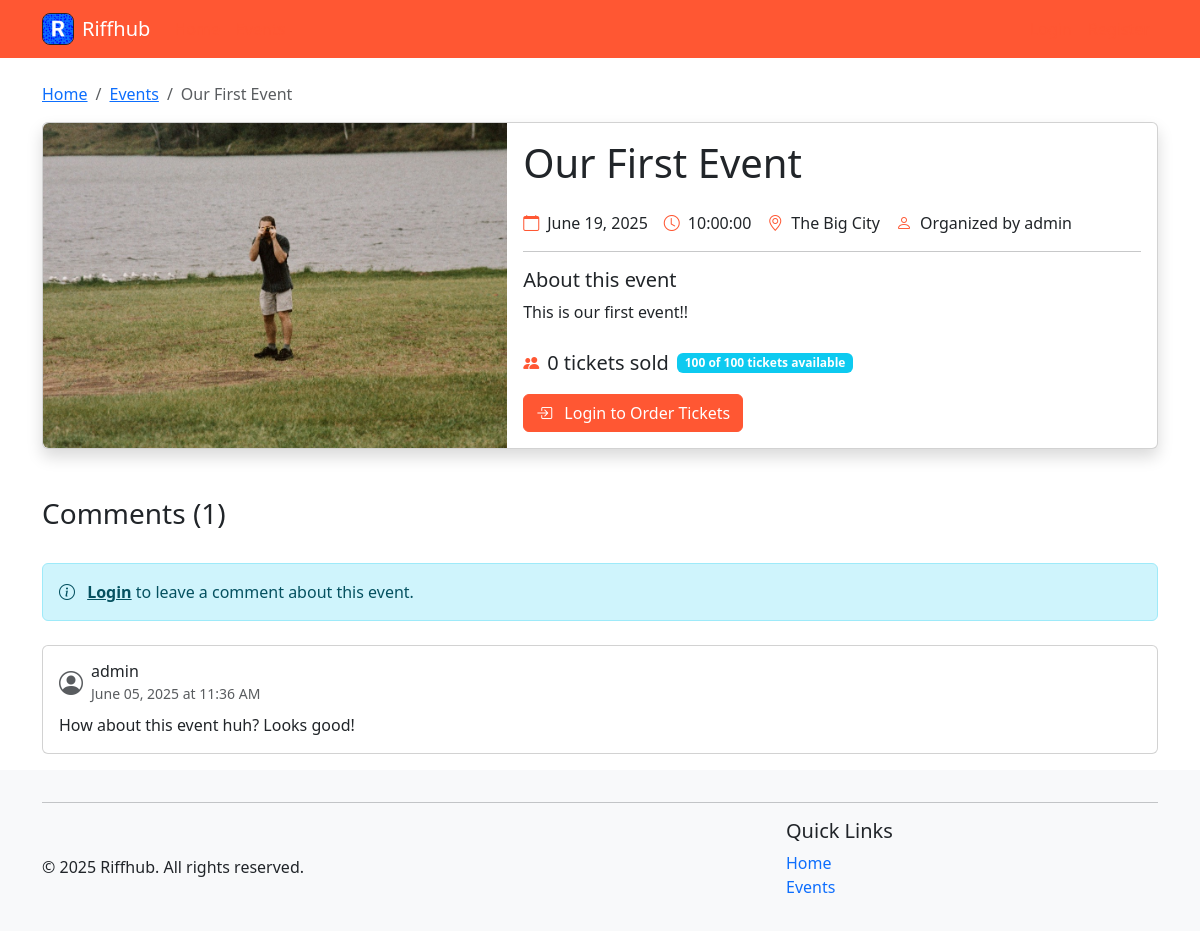
Before: /events/1 with the older database file.
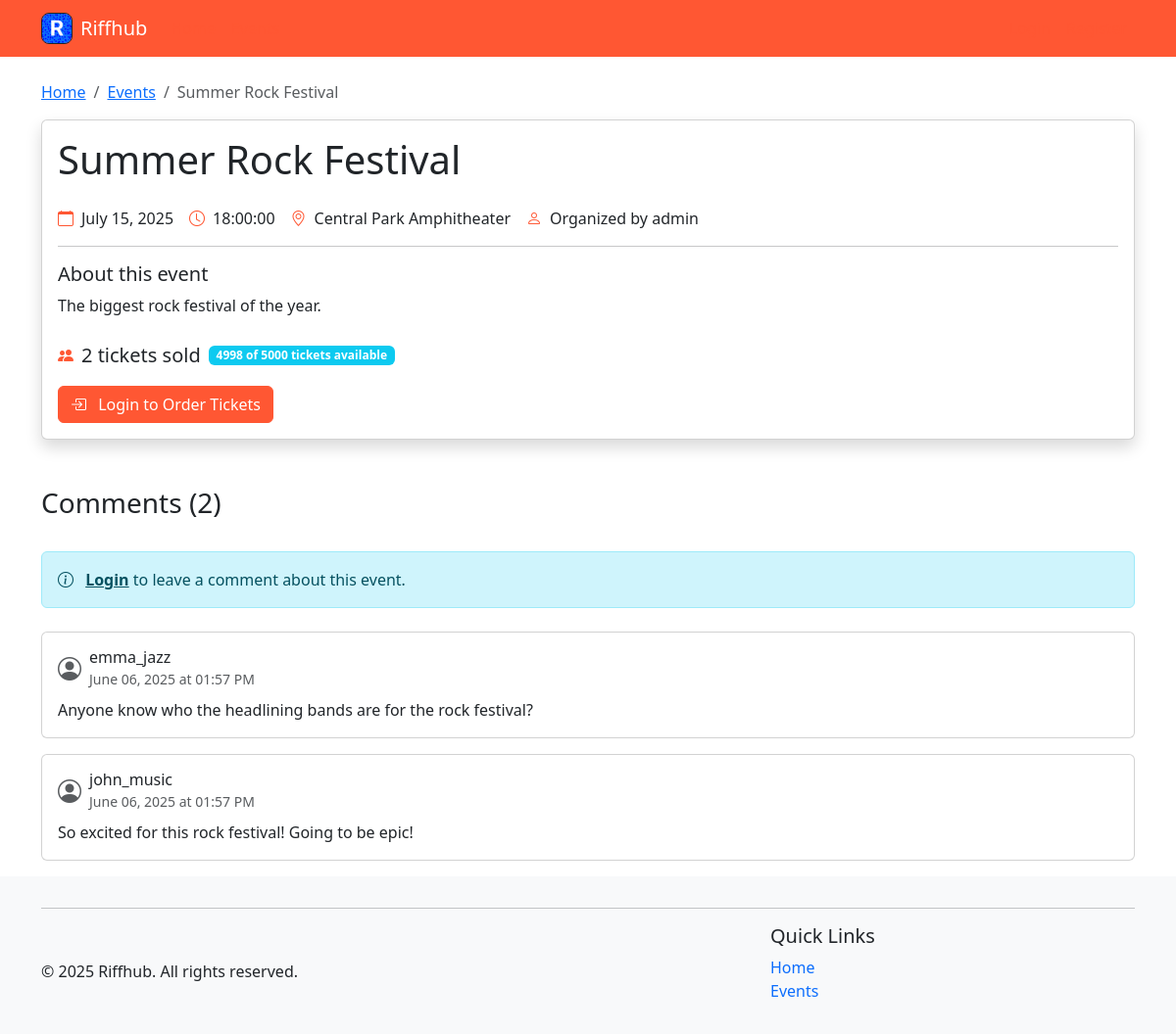
After: the same page with the newer database file.
### riffhub/models.py (models this page shows, shortened)
class Event(db.Model):
    __tablename__ = 'events'
    id = db.Column(db.Integer, primary_key=True)
    title = db.Column(db.String(120), nullable=False)
    description = db.Column(db.Text)
    genre_id = db.Column(db.Integer, db.ForeignKey('genres.id'))
    date = db.Column(db.Date, nullable=False)
    time = db.Column(Time, nullable=False)
    location = db.Column(db.String(120))
    image = db.Column(db.String(255))
    capacity = db.Column(db.Integer, default=0)  # 0 means unlimited capacity
    price = db.Column(db.Double, default=0)  # 0 means free entry
    organizer_id = db.Column(db.Integer, db.ForeignKey('users.id'))
    created_at = db.Column(db.DateTime, default=datetime.utcnow)
    tickets = db.relationship('Ticket', backref='event', lazy='dynamic', cascade='all, delete-orphan')
    comments = db.relationship('Comment', backref='event', lazy='dynamic', cascade='all, delete-orphan')
    @property
    def ticket_count(self):
        from riffhub.models import Order  # Import here to avoid circular imports
        return db.session.query(db.func.sum(Ticket.quantity))\
            .join(Order)\
            .filter(Ticket.event_id == self.id)\
            .filter(Order.status == 'completed')\
            .scalar() or 0
    @property
    def is_full(self):
        return self.capacity > 0 and self.ticket_count >= self.capacity
    @property
    def available_tickets(self):
        if self.capacity <= 0:  # Unlimited capacity
            return None
        return max(0, self.capacity - self.ticket_count)

class User(db.Model):
    __tablename__ = 'users'
    id = db.Column(db.Integer, primary_key=True)
    username = db.Column(db.String(80), unique=True, nullable=False)
    email = db.Column(db.String(120), unique=True, nullable=False)
    password_hash = db.Column(db.String(128), nullable=False)
    created_at = db.Column(db.DateTime, default=datetime.utcnow)
    events = db.relationship('Event', backref='organizer', lazy='dynamic', cascade='all, delete-orphan')
    orders = db.relationship('Order', backref='user', lazy='dynamic', cascade='all, delete-orphan')
    comments = db.relationship('Comment', backref='user', lazy='dynamic', cascade='all, delete-orphan')
    genres = db.relationship('Genre', backref='user', lazy='dynamic', cascade='all, delete-orphan')
    @property
    def password(self):
        raise AttributeError('password is not a readable attribute')

class Comment(db.Model):
    __tablename__ = 'comments'
    id = db.Column(db.Integer, primary_key=True)
    user_id = db.Column(db.Integer, db.ForeignKey('users.id'), nullable=False)
    event_id = db.Column(db.Integer, db.ForeignKey('events.id'), nullable=False)
    body = db.Column(db.Text, nullable=False)
    created_at = db.Column(db.DateTime, default=datetime.utcnow)

### riffhub/blueprints/events/routes.py (the view, shortened to what this page needs)
@bp.route('/<int:event_id>')
def detail(event_id):
    event = Event.query.get_or_404(event_id)
    has_tickets = False
    ticket_count = 0
    comments = Comment.query.filter_by(event_id=event_id).order_by(Comment.created_at.desc()).all()
    comment_form = None
    delete_form = None
    if 'user_id' in session:
        comment_form = CommentForm()
        if (event.organizer_id == session['user_id'] or session.get('is_admin', False)):
            delete_form = DeleteEventForm()
    current_date = date.today()
    return render_template('detail.html',
                          event=event,
                          has_tickets=has_tickets,
                          ticket_count=ticket_count,
                          comments=comments,
                          comment_form=comment_form,
                          delete_form=delete_form,
                          current_date=current_date)

### riffhub/helpers.py (called while the page is built)
def utility_processor():
    def format_date(date_str):
        try:
            if isinstance(date_str, str):
                date_obj = datetime.strptime(date_str, '%Y-%m-%d')
                return date_obj.strftime('%B %d, %Y')
            return date_str.strftime('%B %d, %Y')
        except:
            return date_str
    return dict(format_date=format_date, now=datetime.now())

### riffhub/blueprints/events/templates/detail.html (shortened to what this page needs)
{% extends "base.html" %}
{% block content %}
<nav aria-label="breadcrumb">
    <ol class="breadcrumb">
        <li class="breadcrumb-item"><a href="{{ url_for('main.index') }}">Home</a></li>
        <li class="breadcrumb-item"><a href="{{ url_for('events.list') }}">Events</a></li>
        <li class="breadcrumb-item active" aria-current="page">{{ event.title }}</li>
    </ol>
</nav>
<div class="card shadow mb-4">
    <div class="row g-0">
        {% if event.image %}
        <div class="col-md-5">
            <img src="{{ url_for('static', filename='uploads/' + event.image) }}" class="img-fluid rounded-start"
                alt="{{ event.title }}" style="width: 100%; height: 100%; object-fit: cover;">
        </div>
        {% endif %}
        <div class="col-md-{% if event.image %}7{% else %}12{% endif %}">
            <div class="card-body">
                <div class="d-flex justify-content-between align-items-start">
                    <h1 class="card-title">{{ event.title }}</h1>
                </div>
                <div class="d-flex flex-wrap gap-3 my-3">
                    <div class="d-flex align-items-center">
                        <i class="bi bi-calendar me-2 text-primary"></i>
                        <span>{{ format_date(event.date) }}</span>
                    </div>
                    {% if event.time %}
                    <div class="d-flex align-items-center">
                        <i class="bi bi-clock me-2 text-primary"></i>
                        <span>{{ event.time }}</span>
                    </div>
                    {% endif %}
                    {% if event.location %}
                    <div class="d-flex align-items-center">
                        <i class="bi bi-geo-alt me-2 text-primary"></i>
                        <span>{{ event.location }}</span>
                    </div>
                    {% endif %}
                    <div class="d-flex align-items-center">
                        <i class="bi bi-person me-2 text-primary"></i>
                        <span>Organized by {{ event.organizer.username }}</span>
                    </div>
                </div>
                <hr>
                <h5>About this event</h5>
                <p class="card-text">{{ event.description.replace('\n', '<br>') | safe }}</p>
                <div class="mt-4">
                    <div class="d-flex align-items-center mb-3">
                        <i class="bi bi-people-fill me-2 text-primary"></i>
                        <span class="fs-5">{{ event.ticket_count }} tickets sold</span>
                        {% if event.capacity > 0 %}
                        <span class="badge bg-info ms-2">
                            {{ event.available_tickets }} of {{ event.capacity }} tickets available
                        </span>
                        {% endif %}
                    </div>
                    {% if session.user_id %}
                    {% if has_tickets %}
                    <div class="alert alert-success mb-3">
                        <i class="bi bi-check-circle me-2"></i>
                        You have {{ ticket_count }} ticket(s) for this event
                    </div>
                    <div class="d-flex gap-2">
                        <form action="{{ url_for('events.cancel_tickets', event_id=event.id) }}" method="post"
                            onsubmit="return confirm('Are you sure you want to cancel your tickets?');">
                            <input type="hidden" name="csrf_token" value="{{ csrf_token() }}" />
                            <button type="submit" class="btn btn-outline-danger">
                                <i class="bi bi-calendar-x me-2"></i> Cancel My Tickets
                            </button>
                        </form>
                        <a href="{{ url_for('events.order_tickets', event_id=event.id) }}" class="btn btn-primary">
                            <i class="bi bi-ticket-perforated me-2"></i> Order More Tickets
                        </a>
                    </div>
                    {% elif event.is_full %}
                    <div class="alert alert-warning">
                        <i class="bi bi-exclamation-triangle me-2"></i>
                        This event is sold out
                    </div>
                    {% else %}
                    <a href="{{ url_for('events.order_tickets', event_id=event.id) }}" class="btn btn-primary">
                        <i class="bi bi-ticket-perforated me-2"></i> Order Tickets
                    </a>
                    {% endif %}
                    {% else %}
                    <a href="{{ url_for('auth.login') }}" class="btn btn-primary">
                        <i class="bi bi-box-arrow-in-right me-2"></i> Login to Order Tickets
                    </a>
                    {% endif %}
                </div>
            </div>
        </div>
    </div>
</div>
<div class="mt-5">
    <div class="d-flex justify-content-between align-items-center mb-4">
        <h3>Comments ({{ comments|length }})</h3>
    </div>
    {% if session.user_id and comment_form %}
    <div class="card mb-4">
        <div class="card-body">
            <h5 class="card-title">Add a Comment</h5>
            <form method="POST" action="{{ url_for('events.add_comment', event_id=event.id) }}">
                {{ comment_form.hidden_tag() }}
                <div class="mb-3">
                    {{ comment_form.body.label(class="form-label") }}
                    {{ comment_form.body(class="form-control", rows="3", placeholder="Share your thoughts about this
                    event...") }}
                    {% for error in comment_form.body.errors %}
                    <div class="text-danger small">{{ error }}</div>
                    {% endfor %}
                </div>
                <div class="d-flex justify-content-end">
                    {{ comment_form.submit(class="btn btn-primary") }}
                </div>
            </form>
        </div>
    </div>
    {% elif not session.user_id %}
    <div class="alert alert-info mb-4">
        <i class="bi bi-info-circle me-2"></i>
        <a href="{{ url_for('auth.login') }}" class="alert-link">Login</a> to leave a comment about this event.
    </div>
    {% endif %}
    {% if comments %}
    <div class="comments-list">
        {% for comment in comments %}
        <div class="card mb-3">
            <div class="card-body">
                <div class="d-flex justify-content-between align-items-start mb-2">
                    <div class="d-flex align-items-center">
                        <i class="bi bi-person-circle me-2 text-muted fs-4"></i>
                        <div>
                            <h6 class="mb-0">{{ comment.user.username }}</h6>
                            <small class="text-muted">{{ comment.created_at.strftime('%B %d, %Y at %I:%M %p') }}</small>
                        </div>
                    </div>
                </div>
                <p class="card-text mb-0">{{ comment.body }}</p>
            </div>
        </div>
        {% endfor %}
    </div>
    {% else %}
    <div class="text-center py-5">
        <i class="bi bi-chat-dots text-muted" style="font-size: 3rem;"></i>
        <p class="text-muted mt-3">No comments yet. Be the first to share your thoughts!</p>
    </div>
    {% endif %}
</div>
{% endblock %}

### riffhub/templates/base.html (shortened to what this page needs)
<!DOCTYPE html>
<html lang="en">
<head>
  <link href="https://cdn.jsdelivr.net/npm/bootstrap@5.3.0-alpha1/dist/css/bootstrap.min.css" rel="stylesheet" />
  <link rel="stylesheet" href="https://cdn.jsdelivr.net/npm/bootstrap-icons@1.10.3/font/bootstrap-icons.css" />
  <link rel="stylesheet" href="{{ url_for('static', filename='css/styles.css') }}" />
</head>
<body class="flex-wrapper">
  <nav class="navbar navbar-expand-lg navbar-dark bg-primary">
    <div class="container">
      <a class="navbar-brand d-flex align-items-center" href="{{ url_for('main.index') }}">
        <img src="{{ url_for('static', filename='icons/apple-touch-icon.png') }}" alt="Riffhub"
          width="32" height="32" class="me-2 rounded-3 border border border-dark">
        Riffhub
      </a>
      <div class="collapse navbar-collapse" id="navbarNav">
        <ul class="navbar-nav me-auto">
          <li class="nav-item">
            <a class="nav-link" href="{{ url_for('main.index') }}">Home</a>
          </li>
          <li class="nav-item">
            <a class="nav-link" href="{{ url_for('events.list') }}">Events</a>
          </li>
        </ul>
        <ul class="navbar-nav">
          {% if session.user_id %}
          <li class="nav-item dropdown">
            <a class="nav-link dropdown-toggle" href="#" role="button" data-bs-toggle="dropdown">
              <i class="bi bi-person-circle me-1"></i>
              {{ session.username }}
            </a>
            <ul class="dropdown-menu dropdown-menu-end">
              <li>
                <a class="dropdown-item" href="{{ url_for('auth.profile') }}">Profile</a>
              </li>
              <li>
                <a class="dropdown-item" href="{{ url_for('events.my_tickets') }}">My Tickets</a>
              </li>
              <li>
                <a class="dropdown-item" href="{{ url_for('events.my_events') }}">My Events</a>
              </li>
              <li>
                <hr class="dropdown-divider" />
              </li>
              <li>
                <a class="dropdown-item" href="{{ url_for('auth.logout') }}">Logout</a>
              </li>
            </ul>
          </li>
          {% else %}
          <li class="nav-item">
            <a class="nav-link" href="{{ url_for('auth.login') }}">Login</a>
          </li>
          <li class="nav-item">
            <a class="nav-link" href="{{ url_for('auth.register') }}">Register</a>
          </li>
          {% endif %}
        </ul>
      </div>
    </div>
  </nav>
  <main class="flex-content container mt-4">
     {% block content %}{% endblock %}
  </main>
  <footer class="footer py-3 bg-light">
    <div class="container">
      <hr />
      <div class="d-flex justify-content-between align-items-center">
        <p class="mb-0">
          &copy; {{ now.year }} Riffhub. All rights reserved.
        </p>
        <div class="col-md-4">
          <h5>Quick Links</h5>
          <ul class="list-unstyled">
            <li>
              <a href="{{ url_for('main.index') }}" class="text-decoration-none">Home</a>
            </li>
            <li>
              <a href="{{ url_for('events.list') }}" class="text-decoration-none">Events</a>
            </li>
          </ul>
        </div>
      </div>
    </div>
  </footer>
</body>
</html>

### .utils/ass_2_reference/static/style/styles.css (style rules this page uses)
:root { --brand-primary: #ff5733; --brand-highlight: #ff7300; }
body { text-decoration: none; }
.bg-primary { background-color: var(--brand-primary) !important; }
.text-primary { color: var(--brand-primary) !important; }
.btn-primary { background-color: var(--brand-primary); border-color: var(--brand-primary); }
.nav-link { color: var(--brand-primary); }
.active { color: var(--brand-highlight); font-weight: 500; }

### riffhub/templates/base.html (style rules this page uses)
.flex-wrapper { min-height: 100vh; display: flex; flex-direction: column; }
.flex-content { flex: 1; }

Changed rows visible on the page:
no longer on this page (row edited): Comment: user.username "admin", created_at "June 05, 2025 at 11:36 AM", body "How about this event huh? Looks good!"
changed Event: title "Our First Event" → "Summer Rock Festival"; date "June 19, 2025" → "July 15, 2025"; time "10:00:00" → "18:00:00"; location "The Big City" → "Central Park Amphitheater"; description.replace "This is our first event!!" → "The biggest rock festival of the year."; available_tickets "100" → "4998"; capacity "100" → "5000"; image "20250605135706_test.jpg" → empty (drawn); image: picture removed
added Comment: user.username "emma_jazz", created_at "June 06, 2025 at 01:57 PM", body "Anyone know who the headlining bands are for the rock festival?"
now on this page (row edited): Comment: user.username "john_music", created_at "June 06, 2025 at 01:57 PM", body "So excited for this rock festival! Going to be epic!"
Other visible differences:
{{ event.ticket_count }}: "0" → "2"
{{ comments|length }}: "1" → "2"
